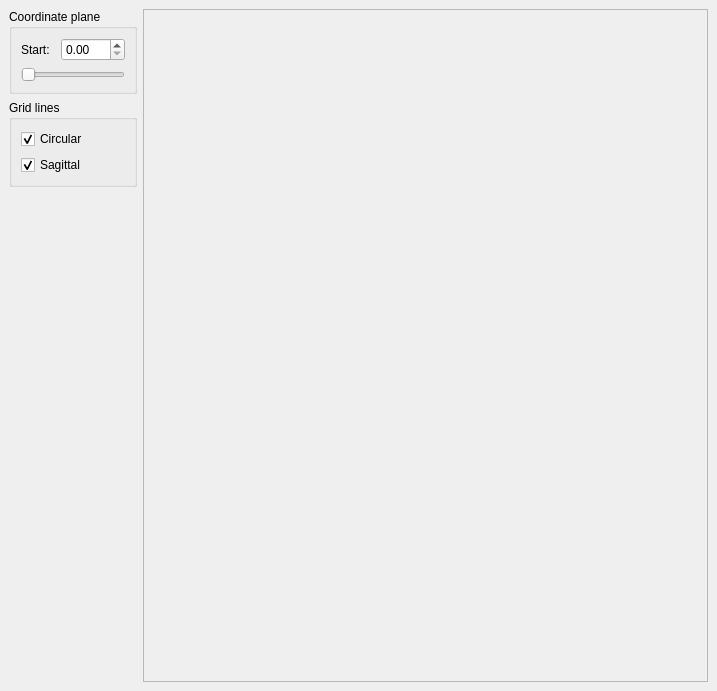
<ui version="4.0" >
 <author></author>
 <comment></comment>
 <exportmacro></exportmacro>
 <class>MainWindow</class>
 <widget class="QWidget" name="MainWindow" >
  <property name="geometry" >
   <rect>
    <x>0</x>
    <y>0</y>
    <width>717</width>
    <height>691</height>
   </rect>
  </property>
  <property name="windowTitle" >
   <string>Polar Chart </string>
  </property>
  <property name="windowIcon" >
   <iconset/>
  </property>
  <layout class="QGridLayout" >
   <property name="margin" >
    <number>9</number>
   </property>
   <property name="spacing" >
    <number>6</number>
   </property>
   <item row="1" column="0" >
    <widget class="QGroupBox" name="explodeGB" >
     <property name="title" >
      <string>Grid lines</string>
     </property>
     <property name="checkable" >
      <bool>false</bool>
     </property>
     <property name="checked" >
      <bool>false</bool>
     </property>
     <layout class="QVBoxLayout" >
      <property name="margin" >
       <number>9</number>
      </property>
      <property name="spacing" >
       <number>6</number>
      </property>
      <item>
       <widget class="QCheckBox" name="circularGridCB" >
        <property name="text" >
         <string>Circular</string>
        </property>
        <property name="checked" >
         <bool>true</bool>
        </property>
       </widget>
      </item>
      <item>
       <widget class="QCheckBox" name="sagittalGridCB" >
        <property name="text" >
         <string>Sagittal</string>
        </property>
        <property name="checked" >
         <bool>true</bool>
        </property>
       </widget>
      </item>
     </layout>
    </widget>
   </item>
   <item row="0" column="0" >
    <widget class="QGroupBox" name="explodeGB_3" >
     <property name="title" >
      <string>Coordinate plane</string>
     </property>
     <property name="checkable" >
      <bool>false</bool>
     </property>
     <property name="checked" >
      <bool>false</bool>
     </property>
     <layout class="QGridLayout" >
      <property name="margin" >
       <number>9</number>
      </property>
      <property name="spacing" >
       <number>6</number>
      </property>
      <item row="0" column="0" >
       <widget class="QLabel" name="zoomFactorLB_2" >
        <property name="text" >
         <string>Start:</string>
        </property>
       </widget>
      </item>
      <item row="1" column="0" colspan="2" >
       <widget class="QSlider" name="startPositionSL" >
        <property name="sizePolicy" >
         <sizepolicy>
          <hsizetype>1</hsizetype>
          <vsizetype>0</vsizetype>
          <horstretch>0</horstretch>
          <verstretch>0</verstretch>
         </sizepolicy>
        </property>
        <property name="maximum" >
         <number>360</number>
        </property>
        <property name="orientation" >
         <enum>Qt::Horizontal</enum>
        </property>
       </widget>
      </item>
      <item row="0" column="1" >
       <widget class="QDoubleSpinBox" name="startPositionSB" >
        <property name="maximum" >
         <double>360</double>
        </property>
        <property name="minimum" >
         <double>0</double>
        </property>
        <property name="singleStep" >
         <double>1</double>
        </property>
        <property name="value" >
         <double>0</double>
        </property>
       </widget>
      </item>
     </layout>
    </widget>
   </item>
   <item row="3" column="0" >
    <spacer>
     <property name="orientation" >
      <enum>Qt::Vertical</enum>
     </property>
     <property name="sizeHint" >
      <size>
       <width>128</width>
       <height>221</height>
      </size>
     </property>
    </spacer>
   </item>
   <item rowspan="4" row="0" column="1" >
    <widget class="QSplitter" name="splitter" >
     <property name="orientation" >
      <enum>Qt::Horizontal</enum>
     </property>
     <widget class="QFrame" name="chartFrame" >
      <property name="minimumSize" >
       <size>
        <width>300</width>
        <height>400</height>
       </size>
      </property>
      <property name="frameShape" >
       <enum>QFrame::StyledPanel</enum>
      </property>
      <property name="frameShadow" >
       <enum>QFrame::Raised</enum>
      </property>
     </widget>
    </widget>
   </item>
  </layout>
 </widget>
 <pixmapfunction></pixmapfunction>
 <resources>
  <include location="BarChart" />
 </resources>
 <connections/>
</ui>
